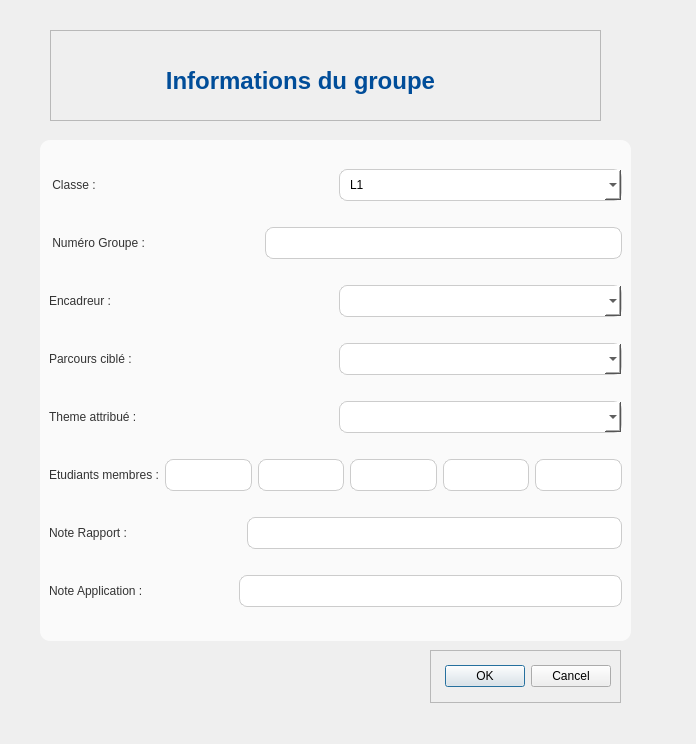
<?xml version="1.0" encoding="UTF-8"?>
<ui version="4.0">
 <class>modif_groupe</class>
 <widget class="QDialog" name="modif_groupe">
  <property name="geometry">
   <rect>
    <x>0</x>
    <y>0</y>
    <width>696</width>
    <height>744</height>
   </rect>
  </property>
  <property name="windowTitle">
   <string>Dialog</string>
  </property>
  <widget class="QWidget" name="widget" native="true">
   <property name="geometry">
    <rect>
     <x>20</x>
     <y>20</y>
     <width>631</width>
     <height>711</height>
    </rect>
   </property>
   <widget class="QFrame" name="frame_8">
    <property name="geometry">
     <rect>
      <x>20</x>
      <y>120</y>
      <width>591</width>
      <height>501</height>
     </rect>
    </property>
    <property name="styleSheet">
     <string notr="true">QLabel{
color:#333333;
QLabel	font-size:14px;
font: 700 9pt &quot;Segoe UI&quot;;
}
QLineEdit, QComboBox {
    /* Hauteur standard pour le champ */
    min-height: 30px; 
    /* Arrière-plan */
    background-color: white; 
    /* Bordure fine */
    border: 1px solid #CCCCCC;
    /* Coins légèrement arrondis */
    border-radius: 8px; 
    /* Espace interne pour le texte */
    padding: 0 10px; 
}

/* Style au survol ou à la sélection pour un feedback visuel */
QLineEdit:focus, QComboBox:focus {
    border: 2px solid #007BFF; /* Bordure bleue plus épaisse */
}
QFrame {
    /* Blanc cassé pour le conteneur des champs */
    background-color: #FAFAFA; 
    border-radius: 10px; /* Optionnel : pour les bords internes */
    /* Ajouter un peu d'ombre pour le faire ressortir (un peu plus complexe, mais très bel effet) */
    /* box-shadow: 2px 2px 5px rgba(0, 0, 0, 0.1); */
}</string>
    </property>
    <property name="frameShape">
     <enum>QFrame::Shape::StyledPanel</enum>
    </property>
    <property name="frameShadow">
     <enum>QFrame::Shadow::Raised</enum>
    </property>
    <layout class="QVBoxLayout" name="verticalLayout">
     <item>
      <layout class="QHBoxLayout" name="horizontalLayout_11">
       <item>
        <widget class="QLabel" name="label_14">
         <property name="text">
          <string> Classe :</string>
         </property>
        </widget>
       </item>
       <item>
        <widget class="QComboBox" name="comboBox_7">
         <item>
          <property name="text">
           <string>L1</string>
          </property>
         </item>
         <item>
          <property name="text">
           <string>M1</string>
          </property>
         </item>
        </widget>
       </item>
      </layout>
     </item>
     <item>
      <layout class="QHBoxLayout" name="horizontalLayout_12">
       <property name="spacing">
        <number>0</number>
       </property>
       <property name="sizeConstraint">
        <enum>QLayout::SizeConstraint::SetDefaultConstraint</enum>
       </property>
       <property name="rightMargin">
        <number>0</number>
       </property>
       <item>
        <widget class="QLabel" name="label_15">
         <property name="text">
          <string> Numéro Groupe :                                    </string>
         </property>
        </widget>
       </item>
       <item>
        <widget class="QLineEdit" name="lineEdit_13"/>
       </item>
      </layout>
     </item>
     <item>
      <layout class="QHBoxLayout" name="horizontalLayout_13">
       <item>
        <widget class="QLabel" name="label_16">
         <property name="text">
          <string>Encadreur :</string>
         </property>
        </widget>
       </item>
       <item>
        <widget class="QComboBox" name="comboBox_8"/>
       </item>
      </layout>
     </item>
     <item>
      <layout class="QHBoxLayout" name="horizontalLayout_18">
       <item>
        <widget class="QLabel" name="label_21">
         <property name="text">
          <string>Parcours ciblé :</string>
         </property>
        </widget>
       </item>
       <item>
        <widget class="QComboBox" name="comboBox_10"/>
       </item>
      </layout>
     </item>
     <item>
      <layout class="QHBoxLayout" name="horizontalLayout_14">
       <item>
        <widget class="QLabel" name="label_17">
         <property name="text">
          <string>Theme attribué :</string>
         </property>
        </widget>
       </item>
       <item>
        <widget class="QComboBox" name="comboBox_9"/>
       </item>
      </layout>
     </item>
     <item>
      <layout class="QHBoxLayout" name="horizontalLayout_15">
       <item>
        <widget class="QLabel" name="label_18">
         <property name="text">
          <string>Etudiants membres :</string>
         </property>
        </widget>
       </item>
       <item>
        <widget class="QLineEdit" name="lineEdit_14"/>
       </item>
       <item>
        <widget class="QLineEdit" name="lineEdit_15"/>
       </item>
       <item>
        <widget class="QLineEdit" name="lineEdit_16"/>
       </item>
       <item>
        <widget class="QLineEdit" name="lineEdit_17"/>
       </item>
       <item>
        <widget class="QLineEdit" name="lineEdit_18"/>
       </item>
      </layout>
     </item>
     <item>
      <layout class="QHBoxLayout" name="horizontalLayout_16">
       <item>
        <widget class="QLabel" name="label_19">
         <property name="text">
          <string>Note Rapport :                                  </string>
         </property>
        </widget>
       </item>
       <item>
        <widget class="QLineEdit" name="lineEdit_19"/>
       </item>
      </layout>
     </item>
     <item>
      <layout class="QHBoxLayout" name="horizontalLayout_17">
       <item>
        <widget class="QLabel" name="label_20">
         <property name="text">
          <string>Note Application :                           </string>
         </property>
        </widget>
       </item>
       <item>
        <widget class="QLineEdit" name="lineEdit_20"/>
       </item>
      </layout>
     </item>
    </layout>
   </widget>
   <widget class="QFrame" name="frame_9">
    <property name="geometry">
     <rect>
      <x>410</x>
      <y>630</y>
      <width>191</width>
      <height>53</height>
     </rect>
    </property>
    <property name="styleSheet">
     <string notr="true">QDialogButtonBox{
background-color: #28a745; 
color: white;
 border-radius: 8px;
 font-weight: bold;
 padding: 5px 15px;
}</string>
    </property>
    <property name="frameShape">
     <enum>QFrame::Shape::StyledPanel</enum>
    </property>
    <property name="frameShadow">
     <enum>QFrame::Shadow::Raised</enum>
    </property>
    <layout class="QVBoxLayout" name="verticalLayout_9">
     <item>
      <widget class="QDialogButtonBox" name="buttonBox_3">
       <property name="orientation">
        <enum>Qt::Orientation::Horizontal</enum>
       </property>
       <property name="standardButtons">
        <set>QDialogButtonBox::StandardButton::Cancel|QDialogButtonBox::StandardButton::Ok</set>
       </property>
      </widget>
     </item>
    </layout>
   </widget>
   <widget class="QFrame" name="frame">
    <property name="geometry">
     <rect>
      <x>30</x>
      <y>10</y>
      <width>551</width>
      <height>91</height>
     </rect>
    </property>
    <property name="styleSheet">
     <string notr="true">QLabel#label {
    /* Couleur du texte, cohérente avec votre interface */
    color: #004D99; 
    /* Taille de police beaucoup plus grande */
    font-size: 24px; 
    /* Police en gras */
    font-weight: bold;
    /* Marge interne pour l'espacement */
    padding: 20px 0 10px 20px;
}</string>
    </property>
    <property name="frameShape">
     <enum>QFrame::Shape::StyledPanel</enum>
    </property>
    <property name="frameShadow">
     <enum>QFrame::Shadow::Raised</enum>
    </property>
    <layout class="QVBoxLayout" name="verticalLayout_2">
     <item>
      <widget class="QLabel" name="label">
       <property name="styleSheet">
        <string notr="true"/>
       </property>
       <property name="text">
        <string>            Informations du groupe</string>
       </property>
      </widget>
     </item>
    </layout>
   </widget>
  </widget>
 </widget>
 <resources/>
 <connections/>
</ui>
